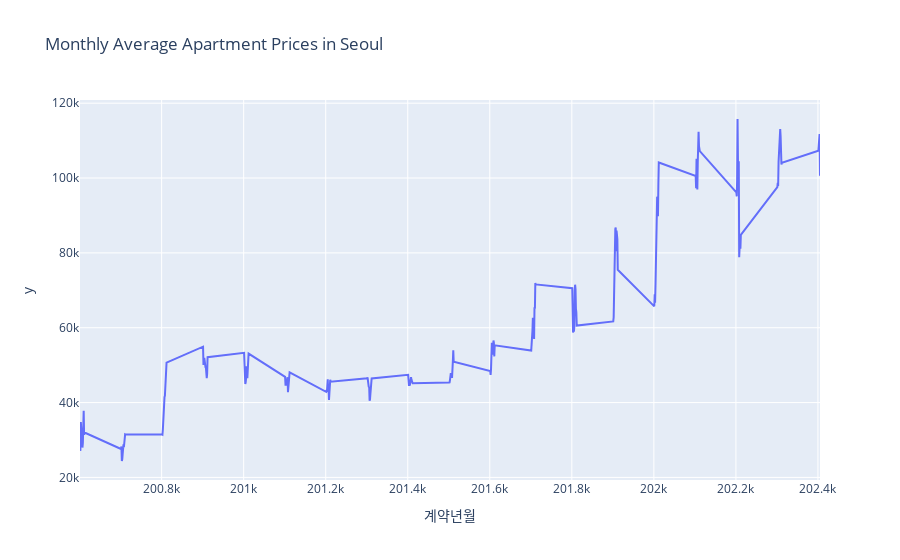

Write notebook code for a chart like this one.
### Code cell
fig = px.line(monthly_prices, x=monthly_prices.index, y=monthly_prices.values, title='Monthly Average Apartment Prices in Seoul')
fig.show()

### Figure 1 — Plotly figure (JSON) as saved in the notebook; plotly's stock layout.template omitted (floating-point values rounded to 4 significant figures; data arrays with more than 128 entries replaced by an {"elided": "..."} marker saying what was removed)
{"data": [{"hovertemplate": "계약년월=%{x}<br>y=%{y}<extra></extra>", "legendgroup": "", "line": {"color": "#636efa", "dash": "solid"}, "marker": {"symbol": "circle"}, "mode": "lines", "name": "", "orientation": "v", "showlegend": false, "type": "scatter", "x": {"elided": "221 int values"}, "xaxis": "x", "y": {"elided": "221 float values"}, "yaxis": "y"}], "layout": {"autosize": true, "legend": {"tracegroupgap": 0}, "title": {"text": "Monthly Average Apartment Prices in Seoul"}, "xaxis": {"anchor": "y", "autorange": true, "domain": [0, 1], "range": [200601, 202405], "title": {"text": "계약년월"}, "type": "linear"}, "yaxis": {"anchor": "x", "autorange": true, "domain": [0, 1], "range": [19310.0, 120900.0], "title": {"text": "y"}, "type": "linear"}}}
